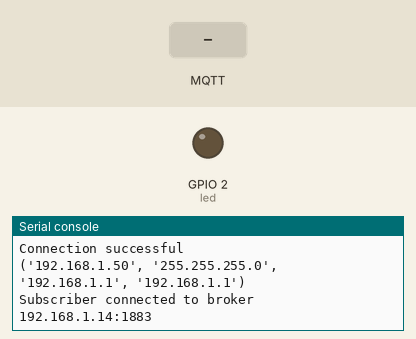
The program below on a simulated ESP32 board running MicroPython. Shown: output pins drawn as LEDs (lit = HIGH), the last lines printed to the serial console. The test bench sets the inputs (shaded band). WiFi joins after 1.5 s; no MQTT or app messages arrive unless stated; threads take turns every 2 ms.

Above: at 2.7 s.
2.8 s: MQTT message "1" arrives on the first subscribed topic
At 4.8 s:
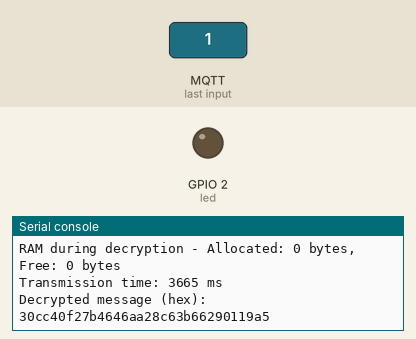
5.1 s: MQTT message "0" arrives on the first subscribed topic
At 6.5 s:
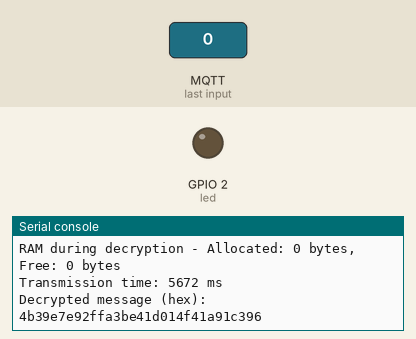
7.1 s: MQTT message "on" arrives on the first subscribed topic
At 8.6 s:
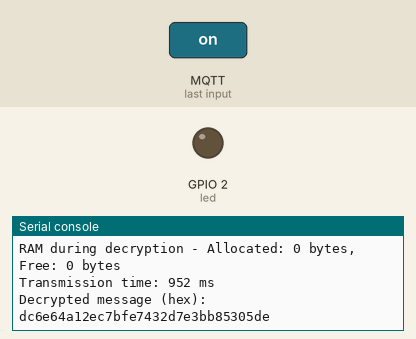

The program:

main.py
```python
import time
import ubinascii  # MicroPython equivalent of binascii
import _thread  # MicroPython's threading library
import gc  # Garbage collector for memory usage
import os  # For checking storage usage
from umqtt.simple import MQTTClient  # MicroPython's MQTT library
from Simon_Cipher import simonCipher  # Import your SIMON cipher implementation

# SIMON encryption setup
key = 0x0f0e0d0c0b0a09080706050403020100  # Key for SIMON-128/128
cipher = simonCipher(key, 128, 128)  # Create an instance of the cipher

# MQTT broker details
broker = "192.168.1.14"
port = 1883
topic = b"iot/encrypted"
client_id_pub = "esp32_pub_client"
client_id_sub = "esp32_sub_client"

# Global variable to track transmission start time
transmission_start_time = 0

# Helper function to pad the last block
def pad_block(block, block_size=16):
    padding_needed = block_size - len(block)
    padded_block = block + '0' * padding_needed
    return padded_block

# Helper function to monitor memory usage
def get_memory_usage():
    gc.collect()  # Run garbage collector
    free_mem = gc.mem_free()
    allocated_mem = gc.mem_alloc()
    return allocated_mem, free_mem

# Helper function to monitor storage usage
def get_storage_usage():
    stat = os.statvfs('/')
    total = stat[0] * stat[2]  # Total storage in bytes
    free = stat[0] * stat[3]  # Free storage in bytes
    used = total - free  # Used storage in bytes
    return used, total

# Split plaintext into 64-bit blocks and encrypt each block
def encrypt_message(plaintext):
    plaintext_hex = ubinascii.hexlify(plaintext.encode()).decode()
    blocks = [plaintext_hex[i:i + 16] for i in range(0, len(plaintext_hex), 16)]

    if len(blocks[-1]) < 16:
        blocks[-1] = pad_block(blocks[-1])

    encrypted_bytes = b""
    for block in blocks:
        encrypted_msg = cipher.encrypt(int(block, 16))
        encrypted_hex = hex(encrypted_msg)[2:]
        if len(encrypted_hex) % 2 != 0:
            encrypted_hex = '0' + encrypted_hex
        encrypted_bytes += ubinascii.unhexlify(encrypted_hex)
    return encrypted_bytes

# Decrypt each block and return the decrypted hexadecimal string
def decrypt_message(encrypted_message):
    decrypted_blocks = []
    encrypted_hex = ubinascii.hexlify(encrypted_message).decode()
    blocks = [encrypted_hex[i:i + 16] for i in range(0, len(encrypted_hex), 16)]

    for block in blocks:
        decrypted_msg = cipher.decrypt(int(block, 16))
        decrypted_blocks.append(f"{decrypted_msg:016x}")

    decrypted_message = ' '.join(decrypted_blocks)
    return decrypted_message

# Publisher thread
def publisher_thread():
    global transmission_start_time
    time.sleep(5)  # Wait for 5 seconds to ensure the subscriber starts first

    try:
        # Create MQTT client instance for publishing
        client = MQTTClient(client_id_pub, broker, port)
        client.connect()
        print(f"Publisher connected to broker {broker}:{port}")

        # Monitor memory usage before encryption
        mem_before_enc, free_mem_before_enc = get_memory_usage()

        # Measure encryption time
        encryption_start_time = time.ticks_ms()
        plaintext = "This message is exactly one hundred and twenty-eight characters long. It's used for testing message encryption or transmission length."
        encrypted_message = encrypt_message(plaintext)
        encryption_time = time.ticks_diff(time.ticks_ms(), encryption_start_time)
        print(f"Encryption time: {encryption_time} ms")

        # Monitor memory usage after encryption
        mem_after_enc, free_mem_after_enc = get_memory_usage()
        print(f"RAM during encryption - Allocated: {mem_after_enc - mem_before_enc} bytes, Free: {free_mem_before_enc - free_mem_after_enc} bytes")

        # Get storage usage
        used_storage, total_storage = get_storage_usage()
        print(f"Storage used: {used_storage} bytes / {total_storage} bytes")

        # Track the transmission start time
        transmission_start_time = time.ticks_ms()

        # Publish the encrypted message
        client.publish(topic, encrypted_message)
        print(f"Publisher published encrypted message: {ubinascii.hexlify(encrypted_message).decode()}")

        # Allow some time for the message to be sent before disconnecting
        time.sleep(2)
        client.disconnect()

    except OSError as e:
        print(f"Publisher failed to connect or publish: {e}")

# Subscriber thread
def subscriber_thread():
    global transmission_start_time

    def on_message_callback(topic, msg):
        print(f"Subscriber received encrypted message on topic {topic.decode()}: {ubinascii.hexlify(msg).decode()}")

        # Monitor memory usage before decryption
        mem_before_dec, free_mem_before_dec = get_memory_usage()

        # Measure decryption time
        decryption_start_time = time.ticks_ms()
        decrypted_message_hex = decrypt_message(msg)
        decryption_time = time.ticks_diff(time.ticks_ms(), decryption_start_time)
        print(f"Decryption time: {decryption_time} ms")

        # Monitor memory usage after decryption
        mem_after_dec, free_mem_after_dec = get_memory_usage()
        print(f"RAM during decryption - Allocated: {mem_after_dec - mem_before_dec} bytes, Free: {free_mem_before_dec - free_mem_after_dec} bytes")

        # Measure transmission time
        transmission_end_time = time.ticks_ms()
        transmission_time = time.ticks_diff(transmission_end_time, transmission_start_time)
        print(f"Transmission time: {transmission_time} ms")

        print(f"Decrypted message (hex): {decrypted_message_hex}")

    try:
        # Create MQTT client instance for subscribing
        client = MQTTClient(client_id_sub, broker, port)
        client.set_callback(on_message_callback)
        client.connect()
        print(f"Subscriber connected to broker {broker}:{port}")

        client.subscribe(topic)

        # Keep listening for messages
        while True:
            client.check_msg()
            time.sleep(1)  # Small delay betweeFn message checks

    except OSError as e:
        print(f"Subscriber failed to connect or subscribe: {e}")

# Start subscriber and publisher threads
_thread.start_new_thread(subscriber_thread, ())
_thread.start_new_thread(publisher_thread, ())

# Keep the main thread alive
while True:
    time.sleep(1)
```

Simon_Cipher.py
```python
"""
====================================================================================================================================
|  Basic Implementation of SIMON Lightweight Block Cipher for block sizes 32, 48, 64, 96 & 128 and their corresponding key sizes.  |
|  Author: Nicholas Leu                                                                                                            |
====================================================================================================================================

"""

class simonCipher:

    """
    z-sequence values
    """
    z = [
        [1,1,1,1,1,0,1,0,0,0,1,0,0,1,0,1,0,1,1,0,0,0,0,1,1,1,0,0,1,1,0,1,1,1,1,1,0,1,0,0,0,1,0,0,1,0,1,0,1,1,0,0,0,0,1,1,1,0,0,1,1,0],
        [1,0,0,0,1,1,1,0,1,1,1,1,1,0,0,1,0,0,1,1,0,0,0,0,1,0,1,1,0,1,0,1,0,0,0,1,1,1,0,1,1,1,1,1,0,0,1,0,0,1,1,0,0,0,0,1,0,1,1,0,1,0],
        [1,0,1,0,1,1,1,1,0,1,1,1,0,0,0,0,0,0,1,1,0,1,0,0,1,0,0,1,1,0,0,0,1,0,1,0,0,0,0,1,0,0,0,1,1,1,1,1,1,0,0,1,0,1,1,0,1,1,0,0,1,1],
        [1,1,0,1,1,0,1,1,1,0,1,0,1,1,0,0,0,1,1,0,0,1,0,1,1,1,1,0,0,0,0,0,0,1,0,0,1,0,0,0,1,0,1,0,0,1,1,1,0,0,1,1,0,1,0,0,0,0,1,1,1,1],
        [1,1,0,1,0,0,0,1,1,1,1,0,0,1,1,0,1,0,1,1,0,1,1,0,0,0,1,0,0,0,0,0,0,1,0,1,1,1,0,0,0,0,1,1,0,0,1,0,1,0,0,1,0,0,1,1,1,0,1,1,1,1]
    ]

    """
    PARAMETERS for SIMON cipher:
    format = block_size:{key_size:(rounds,key_words,j_value)}
    """
    parameters = {
        32:{64:(32,4,0)},
        48:{72:(36,3,0), 96:(36,4,1)},
        64:{96:(42,3,2), 128:(44,4,3)},
        96:{96:(52,2,2),144:(54,3,3)},
        128:{128:(68,2,2),192:(69,3,3),256:(72,4,4)}
    }

    def __init__(self, key, block_size, key_size):

        """
        key: Int representation of the encryption key
        key_words: Int value of number of key words, m
        block_size: int value of size of block, 2n
        key_size: int value of size of key
        word_size: int value of word size, n

        """
        #Check if block_size is allowed
        try:
            self.possible_parameters = self.parameters[block_size]
            #Set up block/word size
            self.block_size = block_size
            self.word_size = int(block_size / 2)

        except KeyError:
            print('Invalid block size! Please input a block size according to the parameters allowed.')
            raise

        #check if key_size matches with block_size => if valid, set up key_size
        if key_size in self.possible_parameters:
            self.key_size = key_size

        else:
            raise Exception("Invalid key size! Please input a key size that matches the block size.")

        #set up key_words and j_value
        self.key_words = self.possible_parameters[self.key_size][1]
        self.j_value = self.possible_parameters[self.key_size][2]

        #set up rounds
        self.rounds = self.possible_parameters[self.key_size][0]

        #set up key
        self.key = key

        #Populate key schedule with split-up existing key
        self.key_schedule = []
        mask = 2**self.word_size - 1
        for i in range(self.key_words):
            self.key_schedule.append((self.key >> self.word_size * i) & mask)

        #Generate and add additional keys to round schedule using key_expansion function
        self.key_expansion()

    def split(self,plaintext):
        mask = (2 ** self.word_size) - 1
        try:
            x = (plaintext >> self.word_size) & mask
            y = plaintext & mask
            return x,y

        except TypeError:
            print("Invalid Plaintext! Please provide plaintext as Int type.")
            raise

    def left_circular_shift(self, num, bits):
        shift_mask = (2 ** self.word_size) - 1
        return ((num << bits) & shift_mask) | (num >> (self.word_size-bits))

    def right_circular_shift(self, num, bits):
        shift_mask = (2 ** self.word_size) - 1
        return (num >> bits) | (num << (self.word_size-bits) & shift_mask)

    def key_expansion(self):
        mask = (2 ** self.word_size) - 1
        for i in range(self.key_words, self.rounds):
            tmp = self.right_circular_shift(self.key_schedule[i-1],3)
            if(self.key_words == 4):
                tmp = tmp ^ self.key_schedule[i-3]
            tmp = tmp ^ self.right_circular_shift(tmp,1)
            self.key_schedule.append((~self.key_schedule[i-self.key_words] & mask) ^ tmp ^ self.z[self.j_value][(i-self.key_words) % 62] ^ 3)

    def encrypt(self, plaintext):

        x, y = self.split(plaintext)

        for i in range(self.rounds):
            tmp = x
            x = y ^ (self.left_circular_shift(x,1) & self.left_circular_shift(x,8)) ^ self.left_circular_shift(x,2) ^ self.key_schedule[i]
            y = tmp

        cipherText_str = hex(x) + hex(y)[2:]
        print("Encrypted Ciphertext: " + cipherText_str)
        cipherText_int = int(cipherText_str, 16)
        return cipherText_int

    def decrypt(self, cipherText):
        x, y = self.split(cipherText)

        self.key_schedule_rev = self.key_schedule[::-1]

        for i in range(self.rounds):
            tmp = y
            y = x ^ (self.left_circular_shift(y,1) & self.left_circular_shift(y,8)) ^ self.left_circular_shift(y,2) ^ self.key_schedule_rev[i]
            x = tmp

        plainText_str = hex(x) + hex(y)[2:]
        print("Decrypted Plaintext: " + plainText_str)
        plainText_int = int(plainText_str, 16)
        return plainText_int
```

boot.py
```python
try:
  import usocket as socket
except:
  import socket

from machine import Pin
import network

import esp
esp.osdebug(None)

import gc
gc.collect()

ssid = 'ssid'
password = 'password'

station = network.WLAN(network.STA_IF)

station.active(True)
station.connect(ssid, password)

while station.isconnected() == False:
  pass

print('Connection successful')
print(station.ifconfig())

led = Pin(2, Pin.OUT)
```

Measured:
- after the input at 2.8 s, the serial console: prints a new line after 0.86 s (image 1)
- after the input at 5.1 s, the serial console: prints a new line after 0.57 s (image 2)
- after the input at 7.1 s, the serial console: prints a new line after 0.58 s (image 3)
